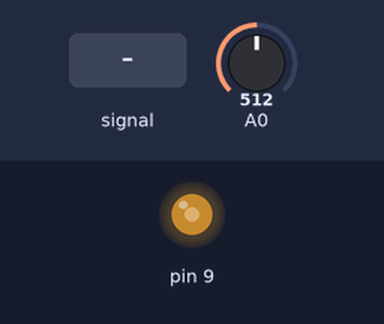
Bench run of a sketch on a simulated Arduino Uno, built with avr-gcc and run on an emulated ATmega328P. Parts: output pins drawn as LEDs (lit = HIGH). Inputs (shaded band) come from the test bench; at power-on: A0 = 512.

Above: at 1.2 s.
1.3 s: A0 fed a 200 Hz sine of ±81 counts around its level
At 2.05 s:
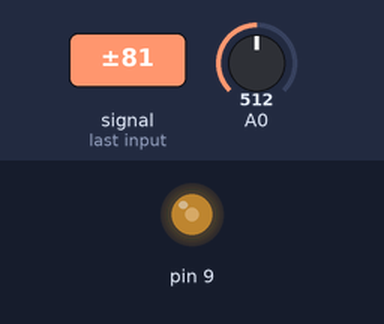
4.3 s: A0 set to 900
5.8 s: A0 set to 122
At 6.5 s:
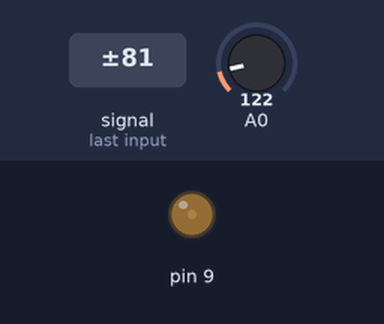
7.3 s: A0 set to 0
At 7.6 s:
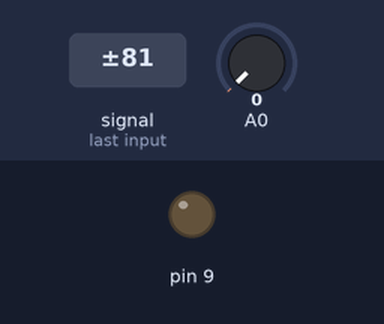
Timing chart, 0 to 9.8 s (numbered marks = the images above; inputs shaded):
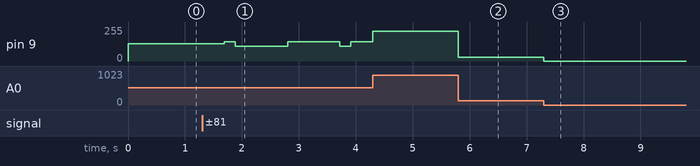

The sketch:

ADC_RegLevel.ino
```cpp
void setup() {
  // put your setup code here, to run once:

  /*******************PWM configuratio***************/
  TCCR1B &= (~(1<<WGM13));
  TCCR1B |= (1<<WGM12);
  TCCR1A |= (1<<WGM10) | (1<<WGM11);       //enabling fast PWM 10 bit mode

  TCCR1A |= (1<<COM1A1);
  TCCR1A &= (~(1<<COM1A0));       //enable non-inverting pwm mode

  /*
  system clock 16MHz
  16\64 = 250KHz
  */

  TCCR1B &= (~(1<<CS12));       //set prescaler of 64, freq of pwm 16MHz/64 ~ 250KHz
  TCCR1B |= (1<<CS11) | (1<<CS10);


  DDRB |= (1<<DDB1);       //set pb1 as outout

  /*******************ADC configuratio***************/

  sei();        //enable global interrupt

  ADMUX |= (1<<REFS0);        //reference voltge to AVCC
  ADMUX &= (~(1<<REFS1));

  ADMUX &= (~(1<<ADLAR));           //right alignment of adc bits

  ADCSRA |= (1<<ADEN) | (1<<ADIE) | (1<<ADATE) | (1<<ADPS2);
  ADCSRA &= (~(1<<ADPS0)) & (~(1<<ADPS1));        //enable adc and set prescaler to 16. so the adc clock will be 16MHz/16 = 1MHz


  ADMUX &= (~(1<<MUX0)) & (~(1<<MUX1)) & (~(1<<MUX2)) & (~(1<<MUX3));         //enable adc 0 channel

  //Serial.begin(9600);
}

void loop() {
  // put your main code here, to run repeatedly:
  //Serial.println(ADC);
  //delay(1000);
  ADCSRA |= (1<<ADSC);          //start adc conversion
}

ISR(ADC_vect){
  OCR1A = ADC;		//0-1023
  delayMicroseconds(10);
}
```

Measured:
- after the input at 1.3 s, pin 9: goes 145/255 0.19 s, 111/255 0.92 s, 145/255 0.92 s, 111/255 0.19 s, then 145/255, starting after 0.39 s
- after the input at 5.8 s, pin 9: 224/255 → 30/255 at once
- after the input at 7.3 s, pin 9: 30/255 → 0/255 at once
